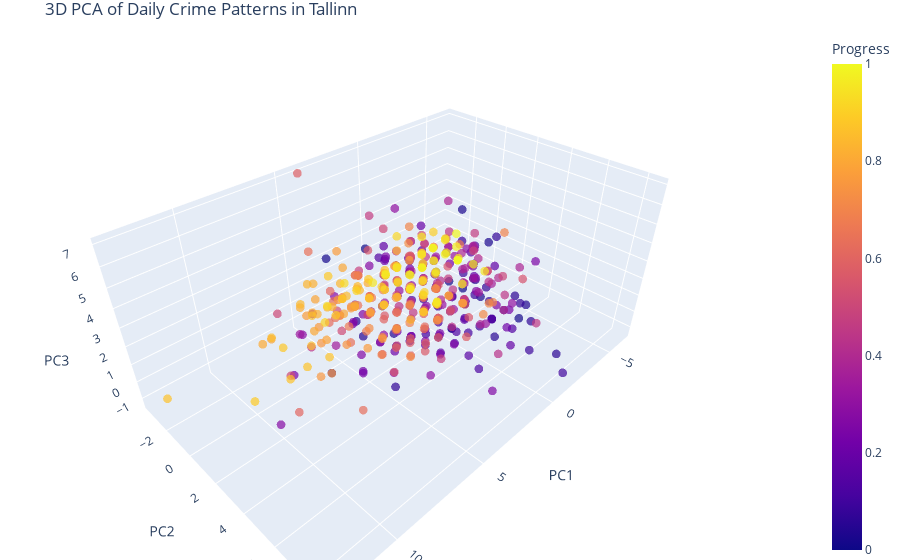

Notebook cell for this chart:
### Code cell
# Add a normalized progression variable from 0 (earliest day) to 1 (latest day)
pca_df = pca_df.sort_values('Date')  # Make sure it's sorted chronologically
pca_df['Progress'] = (pca_df.index - pca_df.index.min()) / (pca_df.index.max() - pca_df.index.min())

# Plot with continuous color scale
fig = px.scatter_3d(
    pca_df,
    x='PC1',
    y='PC2',
    z='PC3',
    color='Progress',
    title='3D PCA of Daily Crime Patterns in Tallinn',
    labels={'color': 'Progression (0–1)'},
    opacity=0.7,
    color_continuous_scale='Plasma'  # Or Viridis, Plasma, Cividis etc.
)

fig.update_traces(marker=dict(size=3))
fig.update_layout(margin=dict(l=0, r=0, b=0, t=30))
fig.show()

### Figure 1 — Plotly figure (JSON) as saved in the notebook; plotly's stock layout.template omitted (floating-point values rounded to 4 significant figures; data arrays with more than 128 entries replaced by an {"elided": "..."} marker saying what was removed)
{"data": [{"hovertemplate": "PC1=%{x}<br>PC2=%{y}<br>PC3=%{z}<br>Progress=%{marker.color}<extra></extra>", "legendgroup": "", "marker": {"color": {"elided": "505 float values"}, "coloraxis": "coloraxis", "opacity": 0.7, "size": 3, "symbol": "circle"}, "mode": "markers", "name": "", "scene": "scene", "showlegend": false, "type": "scatter3d", "x": {"elided": "505 float values"}, "y": {"elided": "505 float values"}, "z": {"elided": "505 float values"}}], "layout": {"coloraxis": {"colorbar": {"title": {"text": "Progress"}}, "colorscale": [[0, "#0d0887"], [0.1111, "#46039f"], [0.2222, "#7201a8"], [0.3333, "#9c179e"], [0.4444, "#bd3786"], [0.5556, "#d8576b"], [0.6667, "#ed7953"], [0.7778, "#fb9f3a"], [0.8889, "#fdca26"], [1, "#f0f921"]]}, "legend": {"tracegroupgap": 0}, "margin": {"b": 0, "l": 0, "r": 0, "t": 30}, "scene": {"domain": {"x": [0, 1], "y": [0, 1]}, "xaxis": {"title": {"text": "PC1"}}, "yaxis": {"title": {"text": "PC2"}}, "zaxis": {"title": {"text": "PC3"}}}, "title": {"text": "3D PCA of Daily Crime Patterns in Tallinn"}}}
